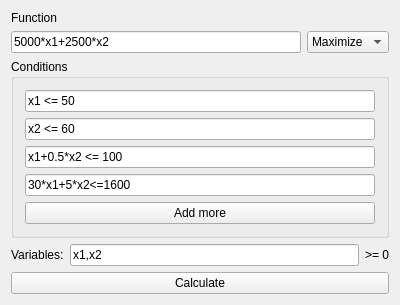
<?xml version="1.0" encoding="UTF-8"?>
<ui version="4.0">
 <class>MainWindow</class>
 <widget class="QMainWindow" name="MainWindow">
  <property name="geometry">
   <rect>
    <x>0</x>
    <y>0</y>
    <width>400</width>
    <height>300</height>
   </rect>
  </property>
  <property name="windowTitle">
   <string>MainWindow</string>
  </property>
  <widget class="QWidget" name="centralWidget">
   <layout class="QVBoxLayout" name="verticalLayout_2">
    <item>
     <widget class="QLabel" name="label">
      <property name="text">
       <string>Function</string>
      </property>
     </widget>
    </item>
    <item>
     <layout class="QHBoxLayout" name="horizontalLayout">
      <property name="sizeConstraint">
       <enum>QLayout::SetDefaultConstraint</enum>
      </property>
      <item>
       <widget class="QLineEdit" name="functionEdit">
        <property name="text">
         <string>5000*x1+2500*x2</string>
        </property>
       </widget>
      </item>
      <item>
       <widget class="QComboBox" name="directionComboBox">
        <item>
         <property name="text">
          <string>Maximize</string>
         </property>
        </item>
        <item>
         <property name="text">
          <string>Minimize</string>
         </property>
        </item>
       </widget>
      </item>
     </layout>
    </item>
    <item>
     <widget class="QGroupBox" name="conditionsGroup">
      <property name="title">
       <string>Conditions</string>
      </property>
      <layout class="QVBoxLayout" name="verticalLayout">
       <item>
        <widget class="QLineEdit" name="lineEdit">
         <property name="text">
          <string>x1 &lt;= 50</string>
         </property>
        </widget>
       </item>
       <item>
        <widget class="QLineEdit" name="lineEdit_2">
         <property name="text">
          <string>x2 &lt;= 60</string>
         </property>
        </widget>
       </item>
       <item>
        <widget class="QLineEdit" name="lineEdit_3">
         <property name="text">
          <string>x1+0.5*x2 &lt;= 100</string>
         </property>
        </widget>
       </item>
       <item>
        <widget class="QLineEdit" name="lineEdit_4">
         <property name="text">
          <string>30*x1+5*x2&lt;=1600</string>
         </property>
        </widget>
       </item>
       <item>
        <widget class="QPushButton" name="pushButton">
         <property name="text">
          <string>Add more</string>
         </property>
        </widget>
       </item>
      </layout>
     </widget>
    </item>
    <item>
     <layout class="QHBoxLayout" name="horizontalLayout_3">
      <property name="topMargin">
       <number>0</number>
      </property>
      <item>
       <widget class="QLabel" name="label_2">
        <property name="text">
         <string>Variables:</string>
        </property>
       </widget>
      </item>
      <item>
       <widget class="QLineEdit" name="varsLineEdit">
        <property name="text">
         <string>x1,x2</string>
        </property>
       </widget>
      </item>
      <item>
       <widget class="QLabel" name="label_3">
        <property name="text">
         <string>&gt;= 0</string>
        </property>
       </widget>
      </item>
     </layout>
    </item>
    <item>
     <widget class="QPushButton" name="calculateButton">
      <property name="text">
       <string>Calculate</string>
      </property>
     </widget>
    </item>
    <item>
     <spacer name="verticalSpacer">
      <property name="orientation">
       <enum>Qt::Vertical</enum>
      </property>
      <property name="sizeType">
       <enum>QSizePolicy::MinimumExpanding</enum>
      </property>
      <property name="sizeHint" stdset="0">
       <size>
        <width>0</width>
        <height>0</height>
       </size>
      </property>
     </spacer>
    </item>
   </layout>
  </widget>
 </widget>
 <layoutdefault spacing="6" margin="11"/>
 <resources/>
 <connections/>
</ui>
